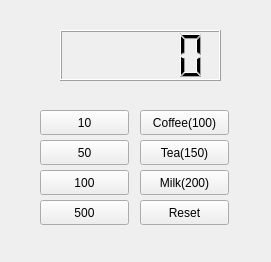
<?xml version="1.0" encoding="UTF-8"?>
<ui version="4.0">
 <class>Widget</class>
 <widget class="QWidget" name="Widget">
  <property name="geometry">
   <rect>
    <x>0</x>
    <y>0</y>
    <width>271</width>
    <height>262</height>
   </rect>
  </property>
  <property name="windowTitle">
   <string>Widget</string>
  </property>
  <widget class="QPushButton" name="pb10">
   <property name="geometry">
    <rect>
     <x>40</x>
     <y>110</y>
     <width>89</width>
     <height>25</height>
    </rect>
   </property>
   <property name="text">
    <string>10</string>
   </property>
  </widget>
  <widget class="QPushButton" name="pb50">
   <property name="geometry">
    <rect>
     <x>40</x>
     <y>140</y>
     <width>89</width>
     <height>25</height>
    </rect>
   </property>
   <property name="text">
    <string>50</string>
   </property>
  </widget>
  <widget class="QPushButton" name="pb100">
   <property name="geometry">
    <rect>
     <x>40</x>
     <y>170</y>
     <width>89</width>
     <height>25</height>
    </rect>
   </property>
   <property name="text">
    <string>100</string>
   </property>
  </widget>
  <widget class="QPushButton" name="pb500">
   <property name="geometry">
    <rect>
     <x>40</x>
     <y>200</y>
     <width>89</width>
     <height>25</height>
    </rect>
   </property>
   <property name="text">
    <string>500</string>
   </property>
  </widget>
  <widget class="QLCDNumber" name="lcdNumber">
   <property name="geometry">
    <rect>
     <x>60</x>
     <y>30</y>
     <width>161</width>
     <height>51</height>
    </rect>
   </property>
  </widget>
  <widget class="QPushButton" name="pbCoffee">
   <property name="geometry">
    <rect>
     <x>140</x>
     <y>110</y>
     <width>89</width>
     <height>25</height>
    </rect>
   </property>
   <property name="text">
    <string>Coffee(100)</string>
   </property>
  </widget>
  <widget class="QPushButton" name="pbMilk">
   <property name="geometry">
    <rect>
     <x>140</x>
     <y>170</y>
     <width>89</width>
     <height>25</height>
    </rect>
   </property>
   <property name="text">
    <string>Milk(200)</string>
   </property>
  </widget>
  <widget class="QPushButton" name="pbTea">
   <property name="geometry">
    <rect>
     <x>140</x>
     <y>140</y>
     <width>89</width>
     <height>25</height>
    </rect>
   </property>
   <property name="text">
    <string>Tea(150)</string>
   </property>
  </widget>
  <widget class="QPushButton" name="pbReset">
   <property name="geometry">
    <rect>
     <x>140</x>
     <y>200</y>
     <width>89</width>
     <height>25</height>
    </rect>
   </property>
   <property name="text">
    <string>Reset</string>
   </property>
  </widget>
 </widget>
 <resources/>
 <connections/>
</ui>
